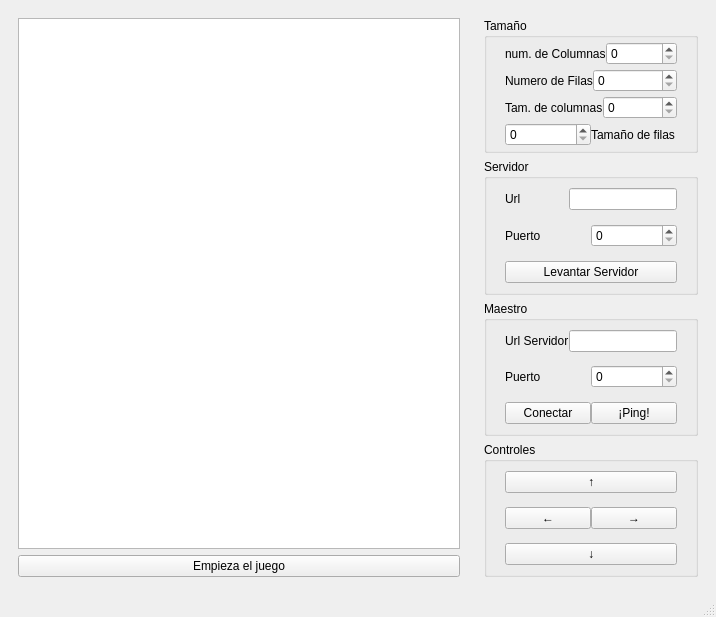
<?xml version="1.0" encoding="UTF-8"?>
<ui version="4.0">
 <class>Snake</class>
 <widget class="QMainWindow" name="Snake">
  <property name="geometry">
   <rect>
    <x>0</x>
    <y>0</y>
    <width>716</width>
    <height>617</height>
   </rect>
  </property>
  <property name="windowTitle">
   <string>Juego Snake</string>
  </property>
  <widget class="QWidget" name="centralwidget">
   <layout class="QHBoxLayout" name="horizontalLayout_2">
    <item>
     <layout class="QHBoxLayout" name="horizontalLayout">
      <item>
       <widget class="QWidget" name="widget_2" native="true">
        <layout class="QVBoxLayout" name="verticalLayout_4">
         <item>
          <layout class="QVBoxLayout" name="verticalLayout_2">
           <item>
            <widget class="QTableWidget" name="PantallaJuego"/>
           </item>
           <item>
            <widget class="QPushButton" name="EmpiezaJuego">
             <property name="text">
              <string>Empieza el juego</string>
             </property>
            </widget>
           </item>
          </layout>
         </item>
        </layout>
       </widget>
      </item>
      <item>
       <widget class="QWidget" name="widget" native="true">
        <layout class="QVBoxLayout" name="verticalLayout_15">
         <item>
          <layout class="QVBoxLayout" name="verticalLayout_14">
           <item>
            <widget class="QGroupBox" name="Size">
             <property name="title">
              <string>Tamaño</string>
             </property>
             <layout class="QVBoxLayout" name="verticalLayout_21">
              <property name="spacing">
               <number>0</number>
              </property>
              <property name="topMargin">
               <number>2</number>
              </property>
              <property name="bottomMargin">
               <number>2</number>
              </property>
              <item>
               <layout class="QVBoxLayout" name="verticalLayout_20">
                <property name="spacing">
                 <number>0</number>
                </property>
                <item>
                 <widget class="QWidget" name="Columnas" native="true">
                  <layout class="QHBoxLayout" name="horizontalLayout_18">
                   <property name="spacing">
                    <number>0</number>
                   </property>
                   <property name="topMargin">
                    <number>2</number>
                   </property>
                   <property name="bottomMargin">
                    <number>2</number>
                   </property>
                   <item>
                    <layout class="QHBoxLayout" name="horizontalLayout_17">
                     <item>
                      <widget class="QLabel" name="label_5">
                       <property name="text">
                        <string>num. de Columnas</string>
                       </property>
                      </widget>
                     </item>
                     <item>
                      <widget class="QSpinBox" name="spinBox_3"/>
                     </item>
                    </layout>
                   </item>
                  </layout>
                 </widget>
                </item>
                <item>
                 <widget class="QWidget" name="Filas" native="true">
                  <layout class="QHBoxLayout" name="horizontalLayout_23">
                   <property name="spacing">
                    <number>0</number>
                   </property>
                   <property name="topMargin">
                    <number>2</number>
                   </property>
                   <property name="bottomMargin">
                    <number>2</number>
                   </property>
                   <item>
                    <layout class="QHBoxLayout" name="horizontalLayout_20">
                     <item>
                      <widget class="QLabel" name="label_6">
                       <property name="text">
                        <string>Numero de Filas</string>
                       </property>
                      </widget>
                     </item>
                     <item>
                      <widget class="QSpinBox" name="spinBox_4"/>
                     </item>
                    </layout>
                   </item>
                  </layout>
                 </widget>
                </item>
                <item>
                 <widget class="QWidget" name="TamColumnas" native="true">
                  <layout class="QHBoxLayout" name="horizontalLayout_24">
                   <property name="spacing">
                    <number>0</number>
                   </property>
                   <property name="topMargin">
                    <number>2</number>
                   </property>
                   <property name="bottomMargin">
                    <number>2</number>
                   </property>
                   <item>
                    <layout class="QHBoxLayout" name="horizontalLayout_21">
                     <item>
                      <widget class="QLabel" name="label_7">
                       <property name="text">
                        <string>Tam. de columnas</string>
                       </property>
                      </widget>
                     </item>
                     <item>
                      <widget class="QSpinBox" name="spinBox_5"/>
                     </item>
                    </layout>
                   </item>
                  </layout>
                 </widget>
                </item>
                <item>
                 <widget class="QWidget" name="TamFilas" native="true">
                  <layout class="QHBoxLayout" name="horizontalLayout_25">
                   <property name="spacing">
                    <number>0</number>
                   </property>
                   <property name="topMargin">
                    <number>2</number>
                   </property>
                   <property name="bottomMargin">
                    <number>2</number>
                   </property>
                   <item>
                    <layout class="QHBoxLayout" name="horizontalLayout_22">
                     <item>
                      <widget class="QSpinBox" name="spinBox_6"/>
                     </item>
                     <item>
                      <widget class="QLabel" name="label_8">
                       <property name="text">
                        <string>Tamaño de filas</string>
                       </property>
                      </widget>
                     </item>
                    </layout>
                   </item>
                  </layout>
                 </widget>
                </item>
               </layout>
              </item>
             </layout>
            </widget>
           </item>
           <item>
            <widget class="QGroupBox" name="Servidor">
             <property name="title">
              <string>Servidor</string>
             </property>
             <layout class="QVBoxLayout" name="verticalLayout_17">
              <property name="spacing">
               <number>0</number>
              </property>
              <property name="topMargin">
               <number>2</number>
              </property>
              <property name="bottomMargin">
               <number>2</number>
              </property>
              <item>
               <layout class="QVBoxLayout" name="verticalLayout_16">
                <item>
                 <widget class="QWidget" name="URL" native="true">
                  <layout class="QHBoxLayout" name="horizontalLayout_4">
                   <property name="spacing">
                    <number>0</number>
                   </property>
                   <property name="topMargin">
                    <number>2</number>
                   </property>
                   <property name="bottomMargin">
                    <number>2</number>
                   </property>
                   <item>
                    <layout class="QHBoxLayout" name="horizontalLayout_3">
                     <item>
                      <widget class="QLabel" name="label">
                       <property name="text">
                        <string>Url</string>
                       </property>
                      </widget>
                     </item>
                     <item>
                      <widget class="QLineEdit" name="lineEdit">
                       <property name="sizePolicy">
                        <sizepolicy hsizetype="Minimum" vsizetype="Fixed">
                         <horstretch>0</horstretch>
                         <verstretch>0</verstretch>
                        </sizepolicy>
                       </property>
                      </widget>
                     </item>
                    </layout>
                   </item>
                  </layout>
                 </widget>
                </item>
                <item>
                 <widget class="QWidget" name="Puerto" native="true">
                  <layout class="QHBoxLayout" name="horizontalLayout_6">
                   <property name="spacing">
                    <number>0</number>
                   </property>
                   <property name="topMargin">
                    <number>2</number>
                   </property>
                   <property name="bottomMargin">
                    <number>2</number>
                   </property>
                   <item>
                    <layout class="QHBoxLayout" name="horizontalLayout_5">
                     <item>
                      <widget class="QLabel" name="label_2">
                       <property name="text">
                        <string>Puerto</string>
                       </property>
                      </widget>
                     </item>
                     <item>
                      <widget class="QSpinBox" name="spinBox">
                       <property name="sizePolicy">
                        <sizepolicy hsizetype="Minimum" vsizetype="Fixed">
                         <horstretch>0</horstretch>
                         <verstretch>0</verstretch>
                        </sizepolicy>
                       </property>
                      </widget>
                     </item>
                    </layout>
                   </item>
                  </layout>
                 </widget>
                </item>
                <item>
                 <widget class="QWidget" name="LevantarServButton" native="true">
                  <layout class="QVBoxLayout" name="verticalLayout_25">
                   <property name="spacing">
                    <number>0</number>
                   </property>
                   <property name="topMargin">
                    <number>2</number>
                   </property>
                   <property name="bottomMargin">
                    <number>2</number>
                   </property>
                   <item>
                    <layout class="QVBoxLayout" name="verticalLayout_24">
                     <item>
                      <widget class="QPushButton" name="LevantarServidor">
                       <property name="text">
                        <string>Levantar Servidor</string>
                       </property>
                      </widget>
                     </item>
                    </layout>
                   </item>
                  </layout>
                 </widget>
                </item>
               </layout>
              </item>
             </layout>
            </widget>
           </item>
           <item>
            <widget class="QGroupBox" name="Maestro">
             <property name="title">
              <string>Maestro</string>
             </property>
             <layout class="QVBoxLayout" name="verticalLayout_19">
              <property name="spacing">
               <number>0</number>
              </property>
              <property name="topMargin">
               <number>2</number>
              </property>
              <property name="bottomMargin">
               <number>2</number>
              </property>
              <item>
               <layout class="QVBoxLayout" name="verticalLayout_18">
                <item>
                 <widget class="QWidget" name="URLMaestro" native="true">
                  <layout class="QHBoxLayout" name="horizontalLayout_12">
                   <property name="spacing">
                    <number>0</number>
                   </property>
                   <property name="topMargin">
                    <number>2</number>
                   </property>
                   <property name="bottomMargin">
                    <number>2</number>
                   </property>
                   <item>
                    <layout class="QHBoxLayout" name="horizontalLayout_11">
                     <item>
                      <widget class="QLabel" name="label_4">
                       <property name="text">
                        <string>Url Servidor</string>
                       </property>
                      </widget>
                     </item>
                     <item>
                      <widget class="QLineEdit" name="lineEdit_2">
                       <property name="sizePolicy">
                        <sizepolicy hsizetype="Minimum" vsizetype="Fixed">
                         <horstretch>0</horstretch>
                         <verstretch>0</verstretch>
                        </sizepolicy>
                       </property>
                      </widget>
                     </item>
                    </layout>
                   </item>
                  </layout>
                 </widget>
                </item>
                <item>
                 <widget class="QWidget" name="PuertoMaestro" native="true">
                  <layout class="QHBoxLayout" name="horizontalLayout_14">
                   <property name="spacing">
                    <number>0</number>
                   </property>
                   <property name="topMargin">
                    <number>2</number>
                   </property>
                   <property name="bottomMargin">
                    <number>2</number>
                   </property>
                   <item>
                    <layout class="QHBoxLayout" name="horizontalLayout_13">
                     <item>
                      <widget class="QLabel" name="label_3">
                       <property name="text">
                        <string>Puerto</string>
                       </property>
                      </widget>
                     </item>
                     <item>
                      <widget class="QSpinBox" name="spinBox_2"/>
                     </item>
                    </layout>
                   </item>
                  </layout>
                 </widget>
                </item>
                <item>
                 <widget class="QWidget" name="Botones" native="true">
                  <layout class="QHBoxLayout" name="horizontalLayout_8">
                   <property name="spacing">
                    <number>0</number>
                   </property>
                   <property name="topMargin">
                    <number>2</number>
                   </property>
                   <property name="bottomMargin">
                    <number>2</number>
                   </property>
                   <item>
                    <layout class="QHBoxLayout" name="horizontalLayout_7">
                     <item>
                      <widget class="QPushButton" name="Conectar">
                       <property name="text">
                        <string>Conectar</string>
                       </property>
                      </widget>
                     </item>
                     <item>
                      <widget class="QPushButton" name="Ping">
                       <property name="text">
                        <string>¡Ping!</string>
                       </property>
                      </widget>
                     </item>
                    </layout>
                   </item>
                  </layout>
                 </widget>
                </item>
               </layout>
              </item>
             </layout>
            </widget>
           </item>
           <item>
            <widget class="QGroupBox" name="Controles">
             <property name="title">
              <string>Controles</string>
             </property>
             <layout class="QVBoxLayout" name="verticalLayout_23">
              <property name="spacing">
               <number>0</number>
              </property>
              <property name="topMargin">
               <number>2</number>
              </property>
              <property name="bottomMargin">
               <number>2</number>
              </property>
              <item>
               <layout class="QVBoxLayout" name="verticalLayout_22">
                <item>
                 <widget class="QWidget" name="Up" native="true">
                  <layout class="QHBoxLayout" name="horizontalLayout_33">
                   <property name="spacing">
                    <number>0</number>
                   </property>
                   <property name="topMargin">
                    <number>0</number>
                   </property>
                   <property name="bottomMargin">
                    <number>0</number>
                   </property>
                   <item>
                    <layout class="QHBoxLayout" name="horizontalLayout_30">
                     <property name="leftMargin">
                      <number>0</number>
                     </property>
                     <property name="rightMargin">
                      <number>0</number>
                     </property>
                     <item>
                      <widget class="QPushButton" name="UpButton">
                       <property name="text">
                        <string>↑</string>
                       </property>
                      </widget>
                     </item>
                    </layout>
                   </item>
                  </layout>
                 </widget>
                </item>
                <item>
                 <widget class="QWidget" name="LeftRight" native="true">
                  <layout class="QHBoxLayout" name="horizontalLayout_31">
                   <property name="spacing">
                    <number>0</number>
                   </property>
                   <property name="topMargin">
                    <number>0</number>
                   </property>
                   <property name="bottomMargin">
                    <number>0</number>
                   </property>
                   <item>
                    <layout class="QHBoxLayout" name="horizontalLayout_28">
                     <property name="leftMargin">
                      <number>0</number>
                     </property>
                     <property name="rightMargin">
                      <number>0</number>
                     </property>
                     <item>
                      <widget class="QPushButton" name="LeftButton">
                       <property name="text">
                        <string>←</string>
                       </property>
                      </widget>
                     </item>
                     <item>
                      <widget class="QPushButton" name="RightButton">
                       <property name="text">
                        <string>→</string>
                       </property>
                      </widget>
                     </item>
                    </layout>
                   </item>
                  </layout>
                 </widget>
                </item>
                <item>
                 <widget class="QWidget" name="Down" native="true">
                  <layout class="QHBoxLayout" name="horizontalLayout_32">
                   <property name="spacing">
                    <number>0</number>
                   </property>
                   <property name="topMargin">
                    <number>0</number>
                   </property>
                   <property name="bottomMargin">
                    <number>0</number>
                   </property>
                   <item>
                    <layout class="QHBoxLayout" name="horizontalLayout_29">
                     <property name="leftMargin">
                      <number>0</number>
                     </property>
                     <property name="rightMargin">
                      <number>0</number>
                     </property>
                     <item>
                      <widget class="QPushButton" name="DownButton">
                       <property name="text">
                        <string>↓</string>
                       </property>
                      </widget>
                     </item>
                    </layout>
                   </item>
                  </layout>
                 </widget>
                </item>
               </layout>
              </item>
             </layout>
            </widget>
           </item>
          </layout>
         </item>
        </layout>
       </widget>
      </item>
     </layout>
    </item>
   </layout>
  </widget>
  <widget class="QMenuBar" name="menubar">
   <property name="geometry">
    <rect>
     <x>0</x>
     <y>0</y>
     <width>716</width>
     <height>22</height>
    </rect>
   </property>
  </widget>
  <widget class="QStatusBar" name="statusbar"/>
 </widget>
 <resources/>
 <connections/>
</ui>
